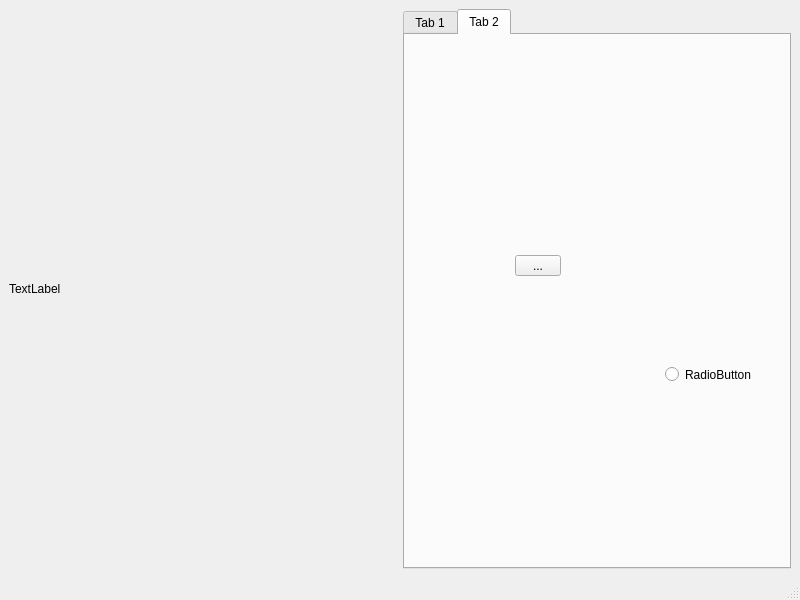
<?xml version="1.0" encoding="UTF-8"?>
<ui version="4.0">
 <class>MainWindow</class>
 <widget class="QMainWindow" name="MainWindow">
  <property name="geometry">
   <rect>
    <x>0</x>
    <y>0</y>
    <width>800</width>
    <height>600</height>
   </rect>
  </property>
  <property name="windowTitle">
   <string>MainWindow</string>
  </property>
  <widget class="QWidget" name="centralwidget">
   <layout class="QHBoxLayout" name="horizontalLayout" stretch="1,1">
    <item>
     <widget class="QLabel" name="label">
      <property name="text">
       <string>TextLabel</string>
      </property>
     </widget>
    </item>
    <item>
     <widget class="QTabWidget" name="tabWidget">
      <property name="currentIndex">
       <number>1</number>
      </property>
      <widget class="QWidget" name="tab">
       <attribute name="title">
        <string>Tab 1</string>
       </attribute>
       <widget class="QPushButton" name="pushButton">
        <property name="geometry">
         <rect>
          <x>60</x>
          <y>170</y>
          <width>93</width>
          <height>28</height>
         </rect>
        </property>
        <property name="text">
         <string>PushButton</string>
        </property>
       </widget>
       <widget class="QRadioButton" name="radioButton">
        <property name="geometry">
         <rect>
          <x>130</x>
          <y>310</y>
          <width>110</width>
          <height>19</height>
         </rect>
        </property>
        <property name="text">
         <string>RadioButton</string>
        </property>
       </widget>
      </widget>
      <widget class="QWidget" name="tab_2">
       <attribute name="title">
        <string>Tab 2</string>
       </attribute>
       <widget class="QToolButton" name="toolButton">
        <property name="geometry">
         <rect>
          <x>110</x>
          <y>220</y>
          <width>46</width>
          <height>21</height>
         </rect>
        </property>
        <property name="text">
         <string>...</string>
        </property>
       </widget>
       <widget class="QRadioButton" name="radioButton_2">
        <property name="geometry">
         <rect>
          <x>260</x>
          <y>330</y>
          <width>110</width>
          <height>19</height>
         </rect>
        </property>
        <property name="text">
         <string>RadioButton</string>
        </property>
       </widget>
      </widget>
     </widget>
    </item>
   </layout>
  </widget>
  <widget class="QMenuBar" name="menubar">
   <property name="geometry">
    <rect>
     <x>0</x>
     <y>0</y>
     <width>800</width>
     <height>26</height>
    </rect>
   </property>
  </widget>
  <widget class="QStatusBar" name="statusbar"/>
 </widget>
 <resources/>
 <connections/>
</ui>
